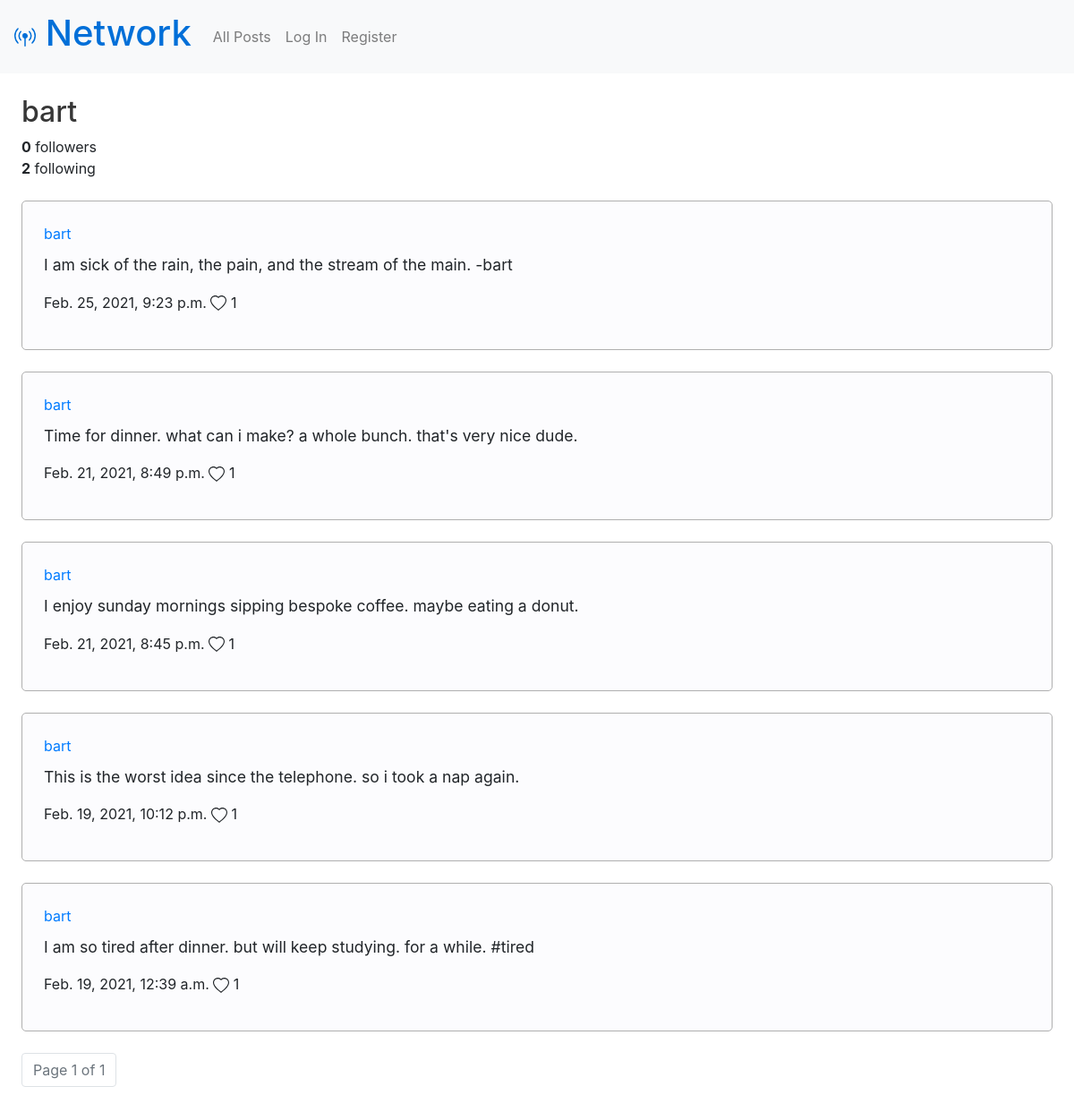
/profile/bart, run on the app's committed database.
### network/models.py (models this page shows, shortened)
class User(AbstractUser):
  followers = models.ManyToManyField('User', blank=True, related_name="following")

class Post(models.Model):
  creator = models.ForeignKey(User, on_delete=models.CASCADE)
  date = models.DateTimeField(auto_now_add=True)
  text = models.CharField(max_length=280)
  likes = models.ManyToManyField(User, blank=True, related_name="likedbyuser")

### network/views.py (the view)
# urls.py: path("profile/<str:username>", views.profile, name="profile"),
def profile(request, username):
  user = request.user
  profile = User.objects.get(username=username)
  followerCount = profile.followers.all().count()
  followingCount = profile.following.all().count()
  profileUsername = profile.username
  profilePosts = Post.objects.filter(creator=profile).order_by('-date')
  paginator = Paginator(profilePosts, 10) # Show 10 posts per page.
  page_number = request.GET.get('page')
  page_obj = paginator.get_page(page_number)
  if request.user.is_authenticated:
    if user.following.filter(username=username):
      followMessage = "Unfollow"
    else:
      followMessage = "Follow"
    return render(request, "network/profile.html", {
      "profileUsername": profileUsername,
      'page_obj': page_obj,
      "followerCount": followerCount,
      "followingCount": followingCount,
      "followMessage": followMessage
    })
  else:
    return render(request, "network/profile.html", {
      "profileUsername": profileUsername,
      'page_obj': page_obj,
      "followerCount": followerCount,
      "followingCount": followingCount,
    })

### network/templates/network/profile.html (shortened to what this page needs)
{% extends "network/layout.html" %}
{% load static %}
{% block body %}
  <section class="left-align">
    <h2>{{ profileUsername }}</h2>
    <p class="follow-count"><strong>{{ followerCount }}</strong>{% if followerCount == 1 %} follower {% else %} followers {% endif %}</p>
    <p class="follow-count"><strong>{{ followingCount }}</strong> following</p>
  </section>
  <section>
    {% for post in page_obj %}
      <div class="post" id="{{ post.id }}">
        <a href="{% url 'profile' post.creator.username %}">{{ post.creator.username }}</a>
        <p class='post-text'>{{ post.text }}</p>
        <p>
          <span>{{ post.date }}</span>
          <span id="likes-post-{{ post.id }}">
            {{ post.likes.count }}
          </span>
        </p>
      </div>
    {% endfor %}
  </section>
  <nav class="pagination left-align">
    <ul class="pagination">
        <li class="page-item disabled">
          <a class="page-link" aria-disabled="true">
            Page {{ page_obj.number }} of {{ page_obj.paginator.num_pages }}
          </a>
        </li>
    </ul>
  </nav>
{% endblock %}

### network/static/network/styles.css (style rules this page uses)
h2 { color: rgb(55, 55, 55); }
div.post, .credentials { border: 1px solid rgb(175, 175, 175); border-radius: 5px; padding: 2%; margin: 2%; background-color: rgb(252, 252, 254); }
.left-align { margin: 2%; }
.follow-count { margin: 0; padding: 0; }
.post-text { margin-top: 10px; font-size: 1.1em; }

### data on the page
User: username "bart"
Post: creator.username "bart", text "I am sick of the rain, the pain, and the stream of the main. -bart", date "Feb. 25, 2021, 9:23 p.m.", likes.count "1"
Post: creator.username "bart", text "Time for dinner. what can i make? a whole bunch. that's very nice dude.", date "Feb. 21, 2021, 8:49 p.m.", likes.count "1"
Post: creator.username "bart", text "I enjoy sunday mornings sipping bespoke coffee. maybe eating a donut.", date "Feb. 21, 2021, 8:45 p.m.", likes.count "1"
Post: creator.username "bart", text "This is the worst idea since the telephone. so i took a nap again.", date "Feb. 19, 2021, 10:12 p.m.", likes.count "1"
Post: creator.username "bart", text "I am so tired after dinner. but will keep studying. for a while. #tired", date "Feb. 19, 2021, 12:39 a.m.", likes.count "1"

### other printed values
{{ followerCount }} "0"
{{ followingCount }} "2"
{{ page_obj.number }} "1"
{{ page_obj.paginator.num_pages }} "1"
